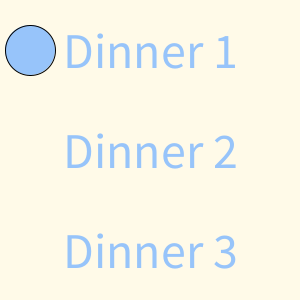
Frame 1 (no input)
Frame 60 (the mouse pressed at the canvas centre just before this capture): identical to frame 1, image omitted
Frame 120 (the mouse held since frame 60 and released just before this capture): identical to frame 1, image omitted

The Processing sketch that drew this single still picture (run headless with seeded random() and noise(); from frame 60 on, the mouse is pressed at the canvas centre):

// Processing sketch: week13_5_dinner_random
// ── week13_5_dinner_random.pde
void setup(){
  size(300,300);
  fill(#97C4FA);
  textSize(50);
  textAlign(CENTER,CENTER);
}
void draw(){
  background(#FFFAE8);
  text("Dinner 1",150,50);
  text("Dinner 2",150,150);
  text("Dinner 3",150,250);
  int choice = mouseX % 3;
  if(choice==0)  ellipse(30,50,50,50);
  if(choice==1)  ellipse(30,150,50,50);
  if(choice==2)  ellipse(30,250,50,50);
}
